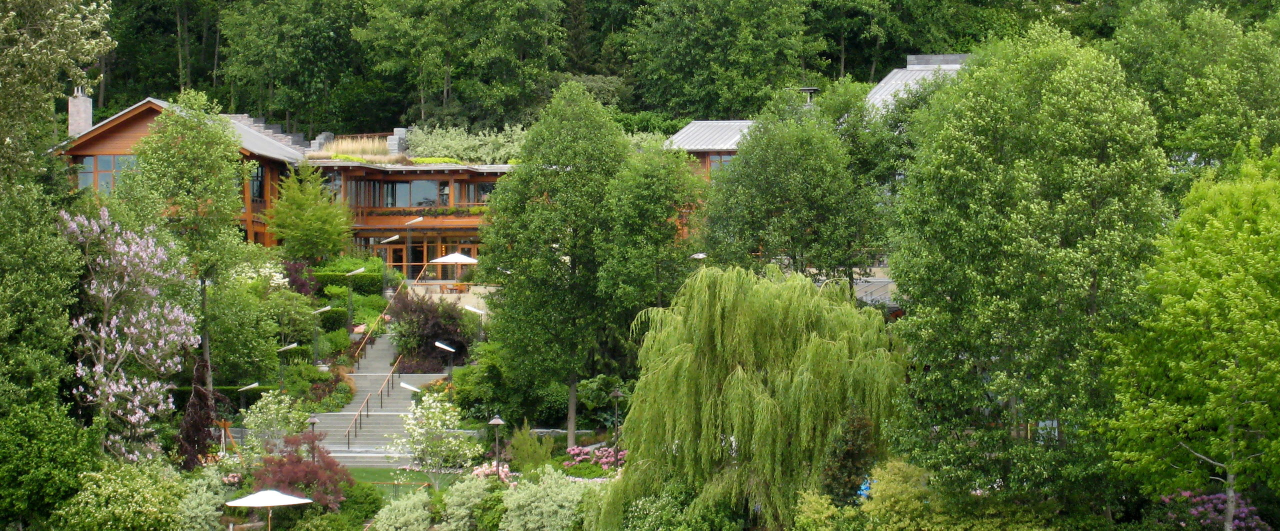
#> input picture class projects/TP1/Bill_gates__house.jpg, 2560 x 1061 px, given in place of the camera (shown at 1/2 size)
$ jupyter execute --allow-errors TP1-mini-projet-Signal.ipynb
#> lines starting #> are read from the running program, lines starting #| are printed output that depends on the picture; pictures that were not available may be replaced by others from this repository, and a replacement may not be noted
[cell 1]
import numpy as np
import matplotlib.pyplot as plt
#lt.imshow(img, cmap=plt.gray()) # pour image en niveaux de gris plt.show()

img = np.array([[ 1, 1, 1, 1, 1, 1, 1, 1], [1, 1, 0, 0, 0, 0, 1, 1 ], [1, 1, 0, 1, 1, 0, 1, 1],
[1, 1, 0, 1, 1, 0, 1, 1 ],[1, 1, 0, 0, 0, 0, 1, 1 ],[1, 1, 0, 1, 1, 0, 1, 1 ],
[1, 1, 0, 1, 1, 0, 1, 1],[ 1, 1, 1, 1, 1, 1, 1, 1]])
print ("la taille de A= ", img.shape)

plt.imshow(img, cmap=plt.gray())
plt.imshow(img)
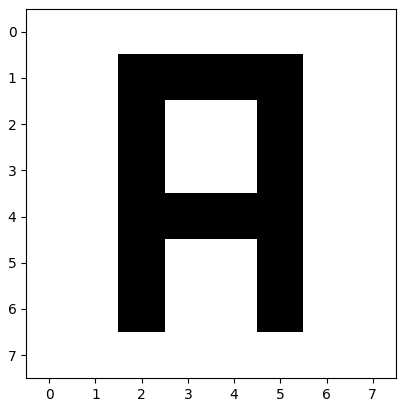
#> figure drawn by matplotlib, 1 panel

[cell 2]
import numpy as np
import matplotlib.pyplot as plt
A = np.zeros((5,100))
i= len(A)
for i in range(0,i) :
   var = 0.01
   for j in range(1,100):
        A[i,j]+=var
        var +=0.01
print(A)
plt.imshow(A, cmap=plt.gray())
plt.imshow(A)
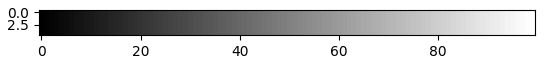
#> figure drawn by matplotlib, 1 panel

[cell 3]
import matplotlib.pyplot as plt
import numpy as np

img = np.zeros((3,3,3))
R = np.array( [[0.5, 0, 1],
               [0, 1, 0],
               [1, 0, 0.5]])


G = np.array( [[0.5, 0.6, 1],
               [0.6, 0, 0],
               [0, 0.6, 0.5]])
B = np.array( [[0.5, 1, 0],
               [1, 0, 1],
               [0, 1, 0.5]])
img[:,:,0]=R
img[:,:,1]=G
img[:,:,2]=B
plt.imshow(img, interpolation='nearest')
plt.axis('off')
plt.show()
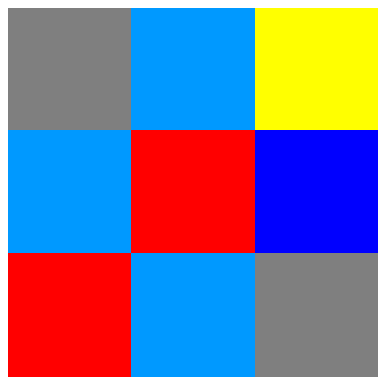
#> figure drawn by matplotlib, 1 panel

[cell 4]
from PIL import Image
import numpy as np
#> (the rest of this cell did not finish here and is left out)

[cell 5]
print (img.shape)

#> (a cell that did not finish here is left out)

#> (a cell that did not finish here is left out)

#> (a cell that did not finish here is left out)

#> (a cell that did not finish here is left out)

#> (a cell that did not finish here is left out)

[cell 11]
import matplotlib.pyplot as plt
plt.imshow(img, interpolation='nearest') # pour image en couleur
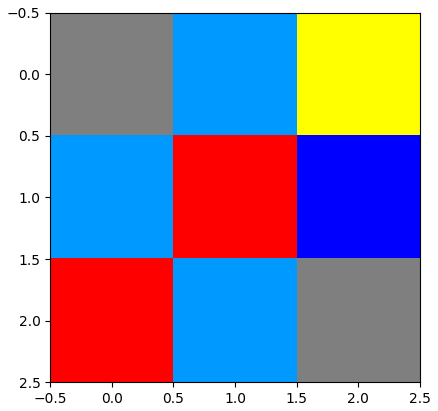
#> figure drawn by matplotlib, 1 panel

[cell 12]
import matplotlib.pyplot as plt
#> (the rest of this cell did not finish here and is left out)

[cell 13]
import matplotlib.pyplot as plt
from PIL import Image
import numpy as np
#> (the rest of this cell did not finish here and is left out)

[cell 14]
import cv2
cv2.VideoCapture(0)

[cell 15]
cap = cv2.VideoCapture(0)
while True:
    ret, frame = cap.read()
#> frame is the input picture: shape (1061, 2560, 3); mean B, G, R 52.9, 105.4, 88.8
    cv2.imshow("frame", frame)
    gray = cv2.cvtColor(frame, cv2.COLOR_BGR2GRAY)
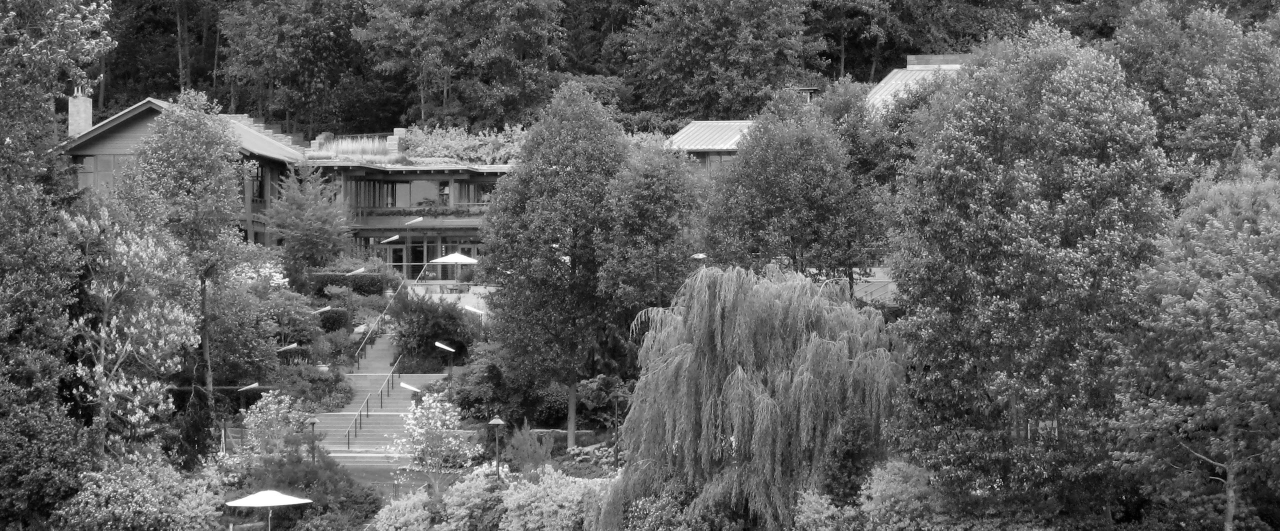
#> gray: shape (1061, 2560) (shown at 1/2 size); min 0, max 255, mean 94.4
    cv2.imshow('frame',gray)
    key = cv2.waitKey(1)
#> (key Esc is pressed here)
    if key == 27:
        break
cap.release()
cv2.destroyAllWindows()

[cell 16]
import cv2
cap = cv2.VideoCapture("red_panda_snow.mp4 ")
while True:
    ret, frame = cap.read()
    cv2.imshow("frame", frame)
    gray = cv2.cvtColor(frame, cv2.COLOR_BGR2GRAY)
    cv2.imshow('frame',gray)
    key = cv2.waitKey(25)
#> (key Esc is pressed here)
    if key == 27:
        break
cap.release()
cv2.destroyAllWindows()

[cell 17]
import cv2
cap = cv2.VideoCapture("red_panda_snow.mp4 ")

[cell 18]
cap.get(cv2.CAP_PROP_FRAME_HEIGHT) #hauteur

[cell 19]
cap.get(cv2.CAP_PROP_FRAME_WIDTH) #largeur

[cell 20]
import cv2
cap = cv2.VideoCapture("red_panda_snow.mp4 ")
while True:
    ret, frame2 = cap.read()
    cv2.imshow("frame2", frame2)
    key = cv2.waitKey(50)
#> (key Esc is pressed here)
    if key == 27:
        break
cap.release()
cv2.destroyAllWindows()

[cell 21]
import cv2
cap = cv2.VideoCapture("red_panda_snow.mp4 ")
while True:
    ret, frame3 = cap.read()
    cv2.imshow("frame3", frame3)
    key = cv2.waitKey(60)
#> (key Esc is pressed here)
    if key == 27:
        break
cap.release()
cv2.destroyAllWindows()

[cell 22]
import cv2
cap = cv2.VideoCapture("red_panda_snow.mp4 ")
while True:
    ret, frame4 = cap.read()
    cv2.imshow("frame4", frame4)
    key = cv2.waitKey(100)
#> (key Esc is pressed here)
    if key == 27:
        break
cap.release()
cv2.destroyAllWindows()

[cell 23]
import cv2
cap = cv2.VideoCapture("red_panda_snow.mp4 ")
fourcc = cv2.VideoWriter_fourcc(*"XVID")
out = cv2.VideoWriter("flipped_video.avi", fourcc, 50, (640, 360))
while True:
    ret, frame = cap.read()
    frame2 = cv2.flip(frame, 1)
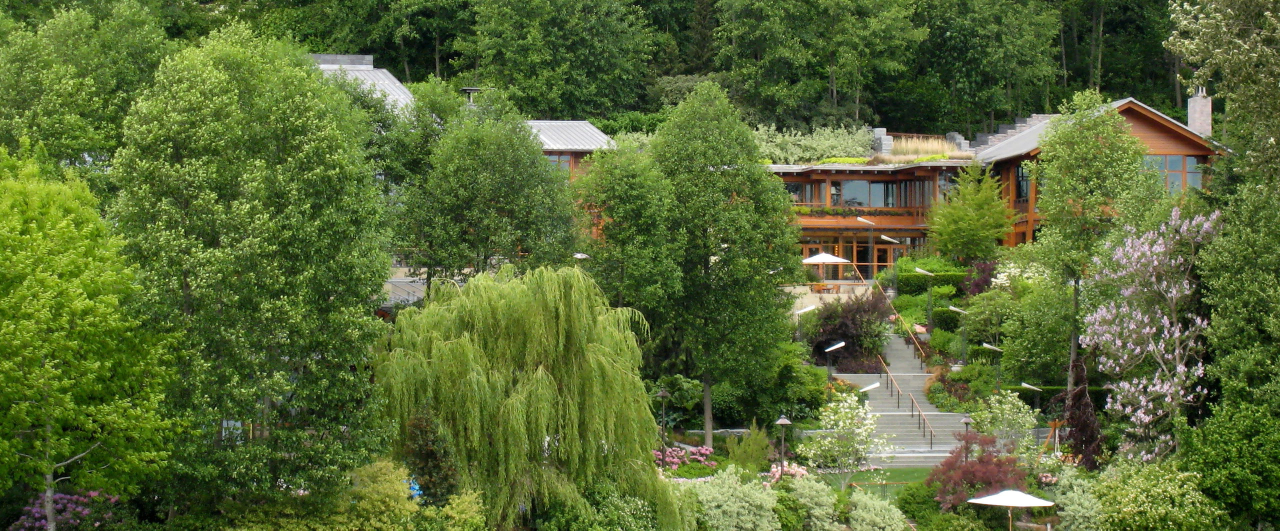
#> frame2: shape (1061, 2560, 3) (shown at 1/2 size); mean B, G, R 52.9, 105.4, 88.8
    cv2.imshow("frame2", frame2)
    cv2.imshow("frame", frame)
    out.write(frame2)
